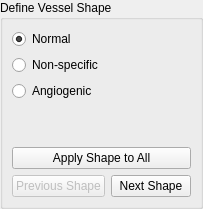
           <widget class="QWidget" name="setVesselShapePage">
            <layout class="QVBoxLayout" name="verticalLayout_14">
             <property name="margin">
              <number>0</number>
             </property>
             <item>
              <widget class="QGroupBox" name="groupBox_4">
               <property name="title">
                <string>Define Vessel Shape</string>
               </property>
               <layout class="QVBoxLayout" name="verticalLayout_7">
                <item>
                 <layout class="QHBoxLayout" name="horizontalLayout_10">
                  <item>
                   <widget class="QRadioButton" name="shapeNormalRadio">
                    <property name="text">
                     <string>Normal</string>
                    </property>
                    <property name="checked">
                     <bool>true</bool>
                    </property>
                   </widget>
                  </item>
                 </layout>
                </item>
                <item>
                 <layout class="QHBoxLayout" name="horizontalLayout_11">
                  <item>
                   <widget class="QRadioButton" name="shapeTortuousRadio">
                    <property name="text">
                     <string>Non-specific</string>
                    </property>
                   </widget>
                  </item>
                 </layout>
                </item>
                <item>
                 <layout class="QHBoxLayout" name="horizontalLayout_12">
                  <item>
                   <widget class="QRadioButton" name="shapeRamifiedRadio">
                    <property name="text">
                     <string>Angiogenic</string>
                    </property>
                   </widget>
                  </item>
                 </layout>
                </item>
                <item>
                 <spacer name="verticalSpacer_4">
                  <property name="orientation">
                   <enum>Qt::Vertical</enum>
                  </property>
                  <property name="sizeHint" stdset="0">
                   <size>
                    <width>20</width>
                    <height>40</height>
                   </size>
                  </property>
                 </spacer>
                </item>
                <item>
                 <widget class="QPushButton" name="applyShapeToAll">
                  <property name="minimumSize">
                   <size>
                    <width>0</width>
                    <height>0</height>
                   </size>
                  </property>
                  <property name="statusTip">
                   <string>Apply selected shape to all vessels</string>
                  </property>
                  <property name="text">
                   <string>Apply Shape to All</string>
                  </property>
                 </widget>
                </item>
                <item>
                 <layout class="QHBoxLayout" name="horizontalLayout_7">
                  <item>
                   <widget class="QPushButton" name="prevShape">
                    <property name="enabled">
                     <bool>false</bool>
                    </property>
                    <property name="minimumSize">
                     <size>
                      <width>0</width>
                      <height>0</height>
                     </size>
                    </property>
                    <property name="text">
                     <string>Previous Shape</string>
                    </property>
                   </widget>
                  </item>
                  <item>
                   <widget class="QPushButton" name="nextShape">
                    <property name="minimumSize">
                     <size>
                      <width>0</width>
                      <height>0</height>
                     </size>
                    </property>
                    <property name="text">
                     <string>Next Shape</string>
                    </property>
                   </widget>
                  </item>
                 </layout>
                </item>
               </layout>
              </widget>
             </item>
            </layout>
           </widget>
